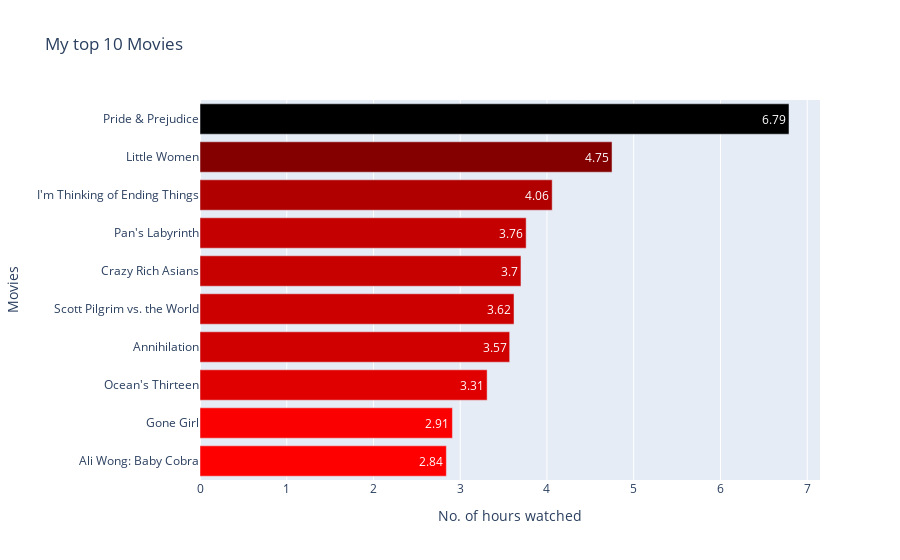

Notebook cell for this chart:
### Markdown cell above
#### Top 10 movies

### Code cell
top_10(my_netflix, col='category', type= 'movie')

### Figure 1 — Plotly figure (JSON) as saved in the notebook; plotly's stock layout.template omitted (floating-point values rounded to 4 significant figures)
{"data": [{"alignmentgroup": "True", "hovertemplate": "duration=%{marker.color}<br>name=%{y}<extra></extra>", "legendgroup": "", "marker": {"color": [2.84, 2.91, 3.31, 3.57, 3.62, 3.7, 3.76, 4.06, 4.75, 6.79], "coloraxis": "coloraxis", "pattern": {"shape": ""}}, "name": "", "offsetgroup": "", "orientation": "h", "showlegend": false, "text": [2.84, 2.91, 3.31, 3.57, 3.62, 3.7, 3.76, 4.06, 4.75, 6.79], "textposition": "auto", "type": "bar", "x": [2.84, 2.91, 3.31, 3.57, 3.62, 3.7, 3.76, 4.06, 4.75, 6.79], "xaxis": "x", "y": ["Ali Wong: Baby Cobra", "Gone Girl", "Ocean's Thirteen", "Annihilation", "Scott Pilgrim vs. the World", "Crazy Rich Asians", "Pan's Labyrinth", "I'm Thinking of Ending Things", "Little Women", "Pride & Prejudice"], "yaxis": "y"}], "layout": {"barmode": "relative", "coloraxis": {"colorbar": {"title": {"text": "duration"}}, "colorscale": [[0, "red"], [1, "black"]], "showscale": false}, "legend": {"tracegroupgap": 0}, "title": {"text": "My top 10 Movies"}, "xaxis": {"anchor": "y", "domain": [0, 1], "title": {"text": "No. of hours watched"}}, "yaxis": {"anchor": "x", "domain": [0, 1], "title": {"text": "Movies"}}}}
